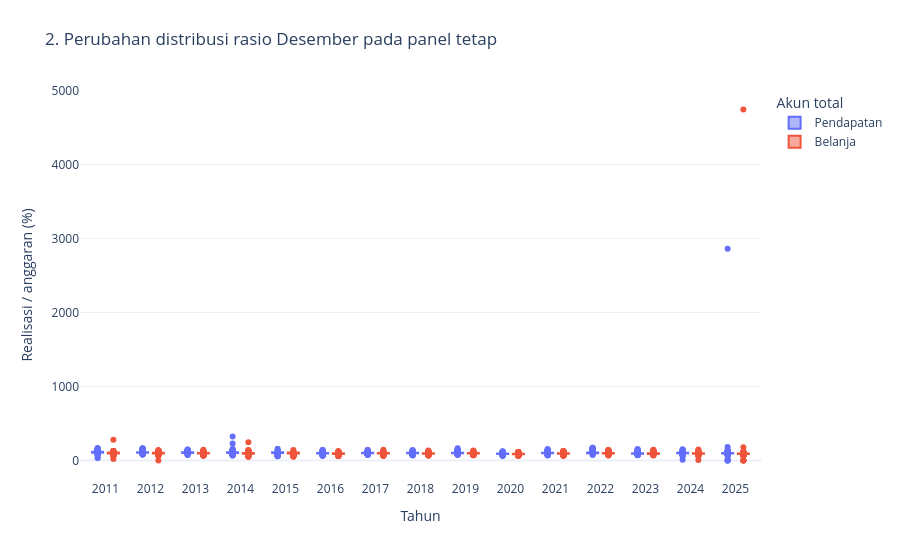

Here is the notebook cell this chart was saved with:
### Code cell
fig2 = px.box(annual.filter(pl.col('rasio').is_not_null())
    .with_columns(pl.col('tahun').cast(pl.String)), x='tahun', y='rasio', color='kategori',
    points='outliers', hover_data=['pemda'],
    title='2. Perubahan distribusi rasio Desember pada panel tetap',
    labels={'rasio': 'Realisasi / anggaran (%)', 'tahun': 'Tahun', 'kategori': 'Akun total'})
show(fig2, '02_distribusi_penyerapan.html')

### Figure 1 — Plotly figure (JSON) as saved in the notebook; plotly's stock layout.template omitted (floating-point values rounded to 4 significant figures; data arrays with more than 128 entries replaced by an {"elided": "..."} marker saying what was removed)
{"data": [{"alignmentgroup": "True", "boxpoints": "outliers", "customdata": {"elided": "7470x1 str values"}, "hovertemplate": "Akun total=Pendapatan<br>Tahun=%{x}<br>Realisasi / anggaran (%)=%{y}<br>pemda=%{customdata[0]}<extra></extra>", "legendgroup": "Pendapatan", "marker": {"color": "#636efa"}, "name": "Pendapatan", "notched": false, "offsetgroup": "Pendapatan", "orientation": "v", "showlegend": true, "type": "box", "x": {"elided": "7470 str values"}, "x0": " ", "xaxis": "x", "y": {"elided": "7470 float values"}, "y0": " ", "yaxis": "y"}, {"alignmentgroup": "True", "boxpoints": "outliers", "customdata": {"elided": "7470x1 str values"}, "hovertemplate": "Akun total=Belanja<br>Tahun=%{x}<br>Realisasi / anggaran (%)=%{y}<br>pemda=%{customdata[0]}<extra></extra>", "legendgroup": "Belanja", "marker": {"color": "#EF553B"}, "name": "Belanja", "notched": false, "offsetgroup": "Belanja", "orientation": "v", "showlegend": true, "type": "box", "x": {"elided": "7470 str values"}, "x0": " ", "xaxis": "x", "y": {"elided": "7470 float values"}, "y0": " ", "yaxis": "y"}], "layout": {"boxmode": "group", "hovermode": "closest", "legend": {"title": {"text": "Akun total"}, "tracegroupgap": 0}, "margin": {"t": 90}, "title": {"text": "2. Perubahan distribusi rasio Desember pada panel tetap"}, "xaxis": {"anchor": "y", "domain": [0, 1], "title": {"text": "Tahun"}}, "yaxis": {"anchor": "x", "domain": [0, 1], "title": {"text": "Realisasi / anggaran (%)"}}}}
